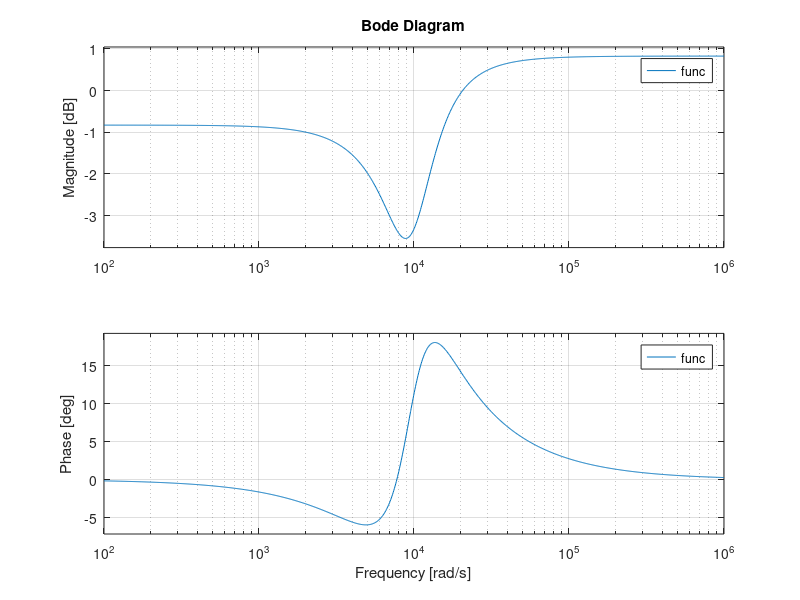

This figure's MATLAB source:
close all;
R1=1e3;
R3=1e3;
R4=1e3;
R5=10e3;
R7=1e3;
R8=1e3;
R6=4e3;

A=1000e9;

C2=100e-9;
C6=100e-9;

Ra=R4*R8+R5*R8+R4*R5;

s=tf('s');
x1=((C2*R3*s)+1);
x2=(R1+2*R6+C6*R6*R7*s);
x3=Ra;

%num=( ((A^2)*R4*R5*R6)/(x2*x3))-( ((A^2)*C2*R3*R4*R5*s)/(x1*x3))+( (A*R1*R6*((C6*R7*s)+1)*(C2*R3*s+A*C2*R3*s+1))/(R7*x1*x2) );
%den= (A/x1)+( ((A^2)*R6)/(x1*x2))+( (A*C2*R3*s)/(x1))-(((A^2)*R5*R6*R8)/(x2*x3))+(((A^2)*C2*R3*R5*R8*s)/(x1*x3))+1;
%Ze Verificacion
num= C2*C6*R3*R6*R7*( R1*Ra*(1+(1/A))-R4*R5*R7)*(s^2)+( C2*R3*R4*R5*R6*R7-(R1+2*R6)*C2*R3*R4*R5*R7+R1*R6*Ra*(C2*R3+( (C6*R7+C2*R3)/A)))*s+...
    R6*(R4*R5*R7+(R1*Ra)/A);
den=R7*( C2*R3*R6*R7*( (Ra/A)+C6*R5*R8+(C6*Ra)/(A^2))*(s^2)+( (C6*R6*R7*Ra)/A+(C2*R3*Ra*(R1+2*R6))/A+(R1+R6)*C2*R3*R5*R8+(Ra/(A^2))*(C2*R1*R3+2*C2*R3*R6+C6*R6*R7))*s...
    +(Ra*(R1+2*R6)*A+R6*Ra*(A^2)-R5*R6*R8*(A^2)+Ra*(R1+2*R6))/(A^2));

func=num/den;
bode(func)
